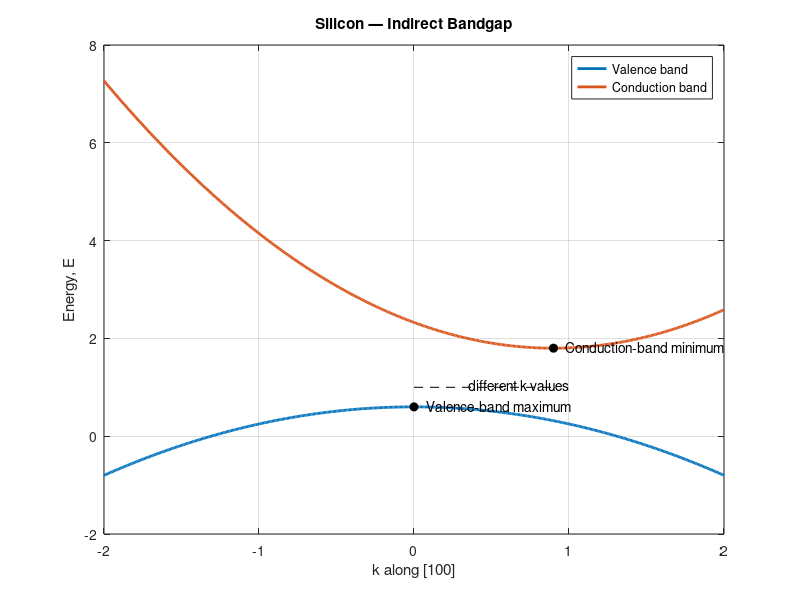

The MATLAB script that drew this image:
%% Silicon - conceptual indirect bandgap E-k diagram

clear; close all; clc;

k = linspace(-2,2,500);

% Valence band maximum at k = 0
Ev = 0.6 - 0.35*k.^2;

% Conduction minimum displaced from k = 0
Ec = 1.8 + 0.65*(k-0.9).^2;

figure('Color','w');

plot(k,Ev,'LineWidth',2); hold on;
plot(k,Ec,'LineWidth',2);

grid on;
box on;

xlabel('k along [100]');
ylabel('Energy, E');
title('Silicon — Indirect Bandgap');

% Mark extrema
plot(0,0.6,'ko','MarkerFaceColor','k');
plot(0.9,1.8,'ko','MarkerFaceColor','k');

text(0.08,0.62,'Valence-band maximum');
text(0.98,1.82,'Conduction-band minimum');

% Show horizontal displacement
plot([0 0.9],[1.0 1.0],'k--');
text(0.35,1.05,'different k values');

legend('Valence band','Conduction band','Location','best');

hold off;
